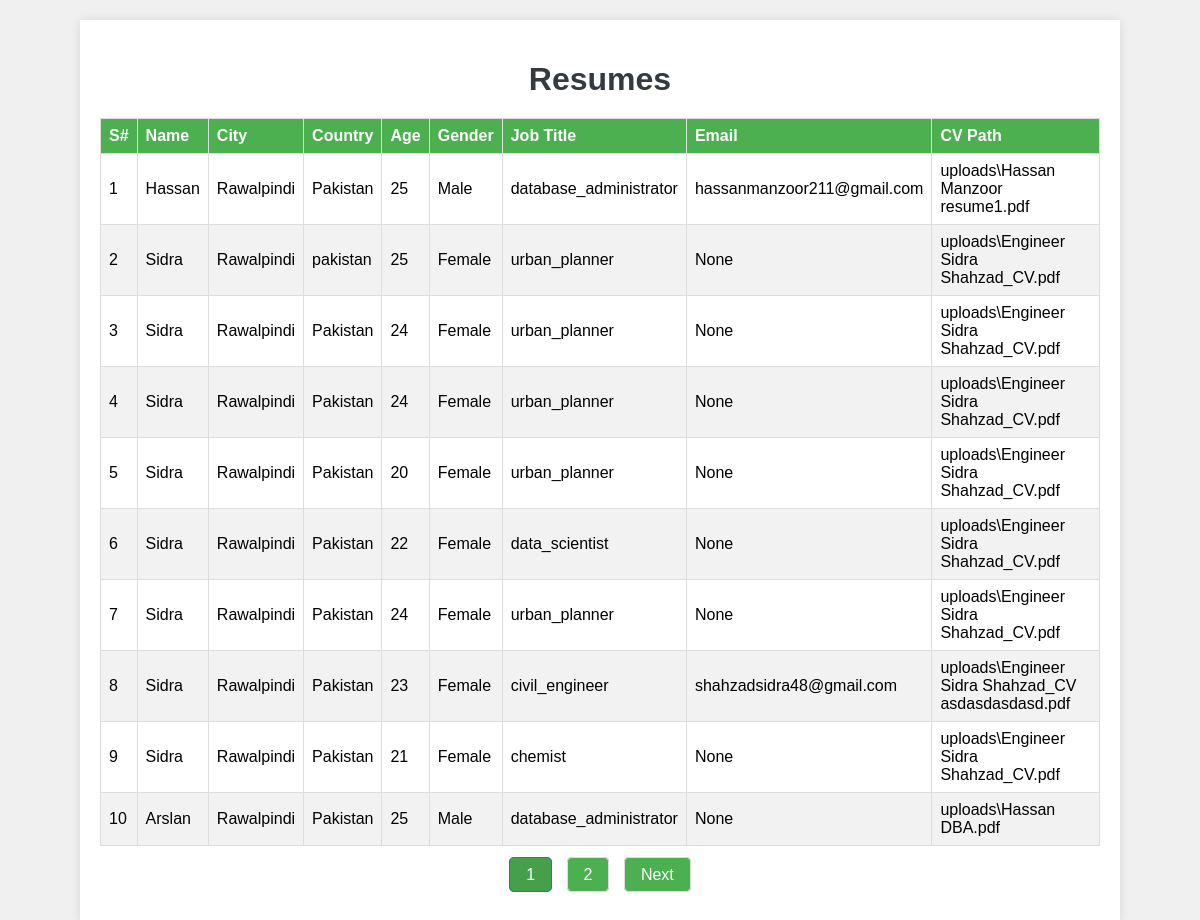
/show_results, run on the app's committed database.
### tables this page shows
CREATE TABLE resumes (
                id INTEGER PRIMARY KEY AUTOINCREMENT,
                name TEXT,
                city TEXT,
                country TEXT,
                age INTEGER,
                gender TEXT,
                job_title TEXT,
                email TEXT,
                cv_path TEXT
            );

### app.py (the view)
@app.route('/show_results')
def show_results():
    page = request.args.get('page', 1, type=int)
    per_page = 10
    offset = (page - 1) * per_page
    with sqlite3.connect('resumes.db') as conn:
        c = conn.cursor()
        c.execute('SELECT COUNT(*) FROM resumes')
        total_records = c.fetchone()[0]
        total_pages = (total_records + per_page - 1) // per_page
        c.execute('SELECT * FROM resumes LIMIT ? OFFSET ?', (per_page, offset))
        resumes = c.fetchall()
    return render_template('results.html', resumes=resumes, page=page, total_pages=total_pages)

### templates/results.html (shortened to what this page needs)
<!DOCTYPE html>
<html lang="en">
<head>
    <link rel="stylesheet" href="{{ url_for('static', filename='style.css') }}">
</head>
<body>
    <div class="container">
        <h1>Resumes</h1>
        <table>
            <thead>
                <tr>
                    <th>S#</th>
                    <th>Name</th>
                    <th>City</th>
                    <th>Country</th>
                    <th>Age</th>
                    <th>Gender</th>
                    <th>Job Title</th>
                    <th>Email</th>
                    <th>CV Path</th>
                </tr>
            </thead>
            <tbody>
                {% for resume in resumes %}
                <tr>
                    <td>{{ resume[0] }}</td>
                    <td>{{ resume[1] }}</td>
                    <td>{{ resume[2] }}</td>
                    <td>{{ resume[3] }}</td>
                    <td>{{ resume[4] }}</td>
                    <td>{{ resume[5] }}</td>
                    <td>{{ resume[6] }}</td>
                    <td>{{ resume[7] }}</td>
                    <td>{{ resume[8] }}</td>
                </tr>
                {% endfor %}
            </tbody>
        </table>
        <div class="pagination">
            {% for p in range(1, total_pages + 1) %}
            <a href="{{ url_for('show_results', page=p) }}" class="{% if p == page %}active{% endif %}">{{ p }}</a>
            {% endfor %}
            {% if page < total_pages %}
            <a href="{{ url_for('show_results', page=page+1) }}">Next</a>
            {% endif %}
        </div>
    </div>
</body>
</html>

### static/style.css (style rules this page uses)
body { font-family: Arial, sans-serif; background-color: #f4f4f4; margin: 0; padding: 0; }
.container { margin: 0 auto; padding: 20px; background-color: #fff; box-shadow: 0 0 10px rgba(0, 0, 0, 0.1); margin-top: 20px; text-align: center; }
h1 { color: #333; }
.pagination { text-align: center; margin-bottom: 20px; }
.pagination a { color: #007BFF; padding: 8px 16px; text-decoration: none; border: 1px solid #ddd; margin: 0 2px; }
.pagination a.active { background-color: #007BFF; color: white; border: 1px solid #007BFF; }
table { width: 100%; border-collapse: collapse; margin-bottom: 20px; }
table, th, td { border: 1px solid #ddd; }
th, td { padding: 8px; text-align: center; }
th { background-color: #f2f2f2; }
body { background-color: #f8f9fa; font-family: 'Arial', sans-serif; }
h1 { color: #343a40; }

### templates/results.html (style rules this page uses)
body { font-family: Arial, sans-serif; background-color: #f0f0f0; margin: 0; padding: 20px; }
.container { max-width: 1000px; margin: 0 auto; padding: 20px; background-color: #fff; box-shadow: 0 0 10px rgba(0, 0, 0, 0.1); }
h1 { text-align: center; margin-bottom: 20px; }
table { width: 100%; border-collapse: collapse; margin-bottom: 20px; }
table, th, td { border: 1px solid #ddd; }
th, td { padding: 8px; text-align: left; }
th { background-color: #4CAF50; color: white; }
tr:nth-child(even) { background-color: #f2f2f2; }
.pagination { text-align: center; margin-top: 20px; }
.pagination a { margin: 0 5px; padding: 8px 16px; text-decoration: none; background-color: #4CAF50; color: white; border-radius: 5px; }
.pagination a.active { background-color: #45a049; }

### data on the page
resumes: id "1", name "Hassan", city "Rawalpindi", country "Pakistan", age "25", gender "Male", job_title "database_administrator", email "hassanmanzoor211@gmail.com", cv_path "uploads\\Hassan Manzoor resume1.pdf"
resumes: id "2", name "Sidra", city "Rawalpindi", country "pakistan", age "25", gender "Female", job_title "urban_planner", resume "None", cv_path "uploads\\Engineer Sidra Shahzad_CV.pdf"
resumes: id "3", name "Sidra", city "Rawalpindi", country "Pakistan", age "24", gender "Female", job_title "urban_planner", resume "None", cv_path "uploads\\Engineer Sidra Shahzad_CV.pdf"
resumes: id "4", name "Sidra", city "Rawalpindi", country "Pakistan", age "24", gender "Female", job_title "urban_planner", resume "None", cv_path "uploads\\Engineer Sidra Shahzad_CV.pdf"
resumes: id "5", name "Sidra", city "Rawalpindi", country "Pakistan", age "20", gender "Female", job_title "urban_planner", resume "None", cv_path "uploads\\Engineer Sidra Shahzad_CV.pdf"
resumes: id "6", name "Sidra", city "Rawalpindi", country "Pakistan", age "22", gender "Female", job_title "data_scientist", resume "None", cv_path "uploads\\Engineer Sidra Shahzad_CV.pdf"
resumes: id "7", name "Sidra", city "Rawalpindi", country "Pakistan", age "24", gender "Female", job_title "urban_planner", resume "None", cv_path "uploads\\Engineer Sidra Shahzad_CV.pdf"
resumes: id "8", name "Sidra", city "Rawalpindi", country "Pakistan", age "23", gender "Female", job_title "civil_engineer", email "shahzadsidra48@gmail.com", cv_path "uploads\\Engineer Sidra Shahzad_CV asdasdasdasd.pdf"
resumes: id "9", name "Sidra", city "Rawalpindi", country "Pakistan", age "21", gender "Female", job_title "chemist", resume "None", cv_path "uploads\\Engineer Sidra Shahzad_CV.pdf"
resumes: id "10", name "Arslan", city "Rawalpindi", country "Pakistan", age "25", gender "Male", job_title "database_administrator", resume "None", cv_path "uploads\\Hassan DBA.pdf"

### other printed values
{{ p }} "1" "2"
